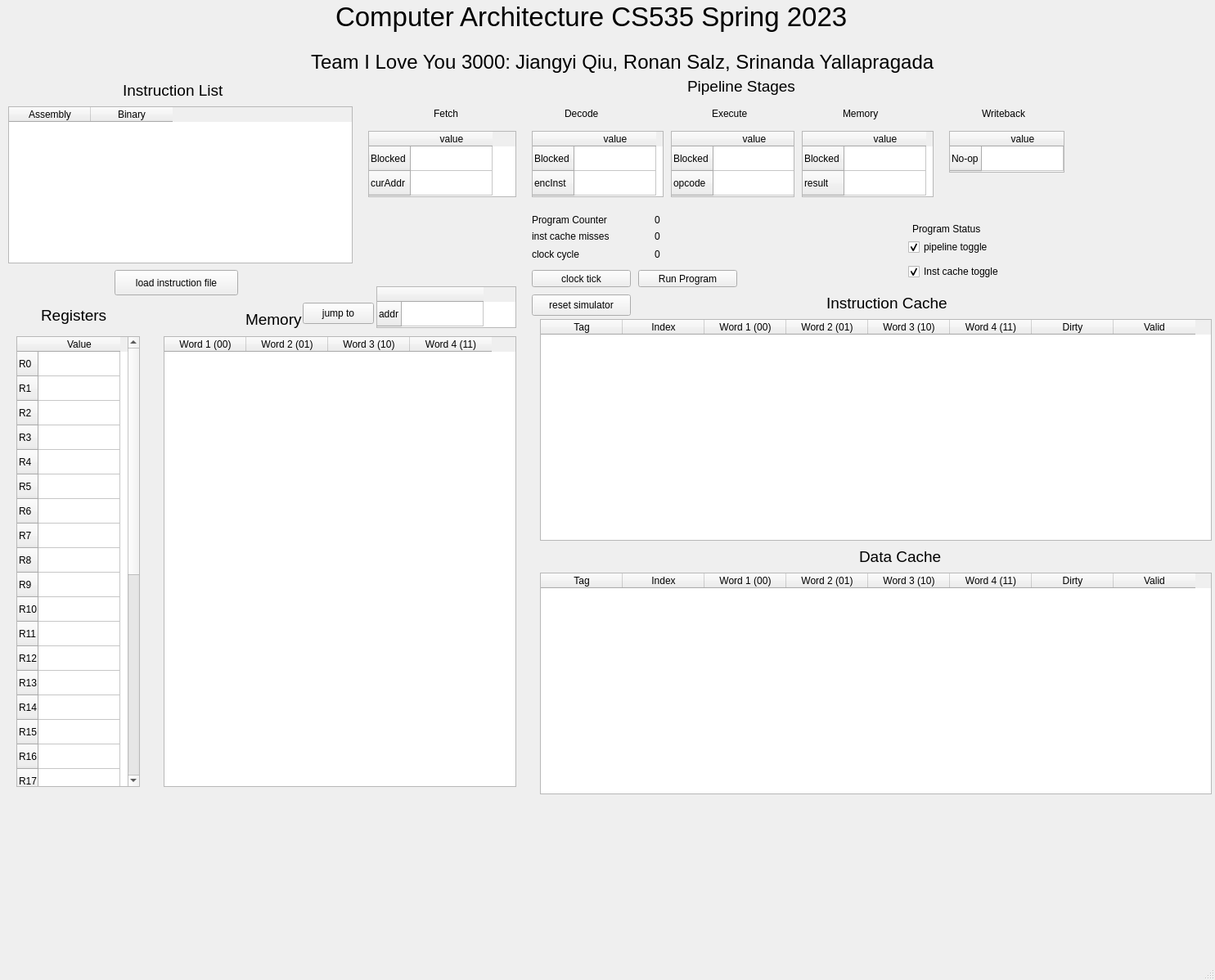
<?xml version="1.0" encoding="UTF-8"?>
<ui version="4.0">
 <class>MainWindow</class>
 <widget class="QMainWindow" name="MainWindow">
  <property name="geometry">
   <rect>
    <x>0</x>
    <y>0</y>
    <width>1485</width>
    <height>1198</height>
   </rect>
  </property>
  <property name="windowTitle">
   <string>MainWindow</string>
  </property>
  <widget class="QWidget" name="centralwidget">
   <widget class="QTableWidget" name="instCacheView">
    <property name="geometry">
     <rect>
      <x>660</x>
      <y>390</y>
      <width>821</width>
      <height>271</height>
     </rect>
    </property>
    <column>
     <property name="text">
      <string>Tag</string>
     </property>
    </column>
    <column>
     <property name="text">
      <string>Index</string>
     </property>
    </column>
    <column>
     <property name="text">
      <string>Word 1 (00)</string>
     </property>
    </column>
    <column>
     <property name="text">
      <string>Word 2 (01)</string>
     </property>
    </column>
    <column>
     <property name="text">
      <string>Word 3 (10)</string>
     </property>
    </column>
    <column>
     <property name="text">
      <string>Word 4 (11)</string>
     </property>
    </column>
    <column>
     <property name="text">
      <string>Dirty</string>
     </property>
    </column>
    <column>
     <property name="text">
      <string>Valid</string>
     </property>
    </column>
   </widget>
   <widget class="QTableWidget" name="memoryView">
    <property name="geometry">
     <rect>
      <x>200</x>
      <y>411</y>
      <width>431</width>
      <height>551</height>
     </rect>
    </property>
    <column>
     <property name="text">
      <string>Word 1 (00)</string>
     </property>
    </column>
    <column>
     <property name="text">
      <string>Word 2 (01)</string>
     </property>
    </column>
    <column>
     <property name="text">
      <string>Word 3 (10)</string>
     </property>
    </column>
    <column>
     <property name="text">
      <string>Word 4 (11)</string>
     </property>
    </column>
   </widget>
   <widget class="QTableWidget" name="registerView">
    <property name="geometry">
     <rect>
      <x>20</x>
      <y>411</y>
      <width>151</width>
      <height>551</height>
     </rect>
    </property>
    <row>
     <property name="text">
      <string>R0</string>
     </property>
    </row>
    <row>
     <property name="text">
      <string>R1</string>
     </property>
    </row>
    <row>
     <property name="text">
      <string>R2</string>
     </property>
    </row>
    <row>
     <property name="text">
      <string>R3</string>
     </property>
    </row>
    <row>
     <property name="text">
      <string>R4</string>
     </property>
    </row>
    <row>
     <property name="text">
      <string>R5</string>
     </property>
    </row>
    <row>
     <property name="text">
      <string>R6</string>
     </property>
    </row>
    <row>
     <property name="text">
      <string>R7</string>
     </property>
    </row>
    <row>
     <property name="text">
      <string>R8</string>
     </property>
    </row>
    <row>
     <property name="text">
      <string>R9</string>
     </property>
    </row>
    <row>
     <property name="text">
      <string>R10</string>
     </property>
    </row>
    <row>
     <property name="text">
      <string>R11</string>
     </property>
    </row>
    <row>
     <property name="text">
      <string>R12</string>
     </property>
    </row>
    <row>
     <property name="text">
      <string>R13</string>
     </property>
    </row>
    <row>
     <property name="text">
      <string>R14</string>
     </property>
    </row>
    <row>
     <property name="text">
      <string>R15</string>
     </property>
    </row>
    <row>
     <property name="text">
      <string>R16</string>
     </property>
    </row>
    <row>
     <property name="text">
      <string>R17</string>
     </property>
    </row>
    <row>
     <property name="text">
      <string>R18</string>
     </property>
    </row>
    <row>
     <property name="text">
      <string>R19</string>
     </property>
    </row>
    <row>
     <property name="text">
      <string>R20</string>
     </property>
    </row>
    <row>
     <property name="text">
      <string>R21</string>
     </property>
    </row>
    <row>
     <property name="text">
      <string>R22</string>
     </property>
    </row>
    <row>
     <property name="text">
      <string>R23</string>
     </property>
    </row>
    <row>
     <property name="text">
      <string>R24</string>
     </property>
    </row>
    <row>
     <property name="text">
      <string>R25</string>
     </property>
    </row>
    <row>
     <property name="text">
      <string>R26</string>
     </property>
    </row>
    <row>
     <property name="text">
      <string>R27</string>
     </property>
    </row>
    <row>
     <property name="text">
      <string>R28</string>
     </property>
    </row>
    <row>
     <property name="text">
      <string>R29</string>
     </property>
    </row>
    <row>
     <property name="text">
      <string>R30</string>
     </property>
    </row>
    <row>
     <property name="text">
      <string>R31</string>
     </property>
    </row>
    <column>
     <property name="text">
      <string>Value</string>
     </property>
    </column>
   </widget>
   <widget class="QTableWidget" name="fetchView">
    <property name="geometry">
     <rect>
      <x>450</x>
      <y>160</y>
      <width>181</width>
      <height>81</height>
     </rect>
    </property>
    <row>
     <property name="text">
      <string>Blocked</string>
     </property>
    </row>
    <row>
     <property name="text">
      <string>curAddr</string>
     </property>
    </row>
    <column>
     <property name="text">
      <string>value</string>
     </property>
    </column>
   </widget>
   <widget class="QTableWidget" name="decodeView">
    <property name="geometry">
     <rect>
      <x>650</x>
      <y>160</y>
      <width>161</width>
      <height>81</height>
     </rect>
    </property>
    <row>
     <property name="text">
      <string>Blocked</string>
     </property>
    </row>
    <row>
     <property name="text">
      <string>encInst</string>
     </property>
    </row>
    <column>
     <property name="text">
      <string>value</string>
     </property>
    </column>
   </widget>
   <widget class="QTableWidget" name="executeView">
    <property name="geometry">
     <rect>
      <x>820</x>
      <y>160</y>
      <width>151</width>
      <height>81</height>
     </rect>
    </property>
    <row>
     <property name="text">
      <string>Blocked</string>
     </property>
    </row>
    <row>
     <property name="text">
      <string>opcode</string>
     </property>
    </row>
    <column>
     <property name="text">
      <string>value</string>
     </property>
    </column>
   </widget>
   <widget class="QTableWidget" name="memoryViewPipeline">
    <property name="geometry">
     <rect>
      <x>980</x>
      <y>160</y>
      <width>161</width>
      <height>81</height>
     </rect>
    </property>
    <row>
     <property name="text">
      <string>Blocked</string>
     </property>
    </row>
    <row>
     <property name="text">
      <string>result</string>
     </property>
    </row>
    <column>
     <property name="text">
      <string>value</string>
     </property>
    </column>
   </widget>
   <widget class="QTableWidget" name="writebackView">
    <property name="geometry">
     <rect>
      <x>1160</x>
      <y>160</y>
      <width>141</width>
      <height>51</height>
     </rect>
    </property>
    <row>
     <property name="text">
      <string>No-op</string>
     </property>
    </row>
    <column>
     <property name="text">
      <string>value</string>
     </property>
    </column>
   </widget>
   <widget class="QLabel" name="clockCycles">
    <property name="geometry">
     <rect>
      <x>800</x>
      <y>300</y>
      <width>51</width>
      <height>21</height>
     </rect>
    </property>
    <property name="text">
     <string>0</string>
    </property>
   </widget>
   <widget class="QPushButton" name="pushButton">
    <property name="geometry">
     <rect>
      <x>650</x>
      <y>330</y>
      <width>121</width>
      <height>21</height>
     </rect>
    </property>
    <property name="text">
     <string>clock tick</string>
    </property>
   </widget>
   <widget class="QTableWidget" name="instructionsView">
    <property name="geometry">
     <rect>
      <x>10</x>
      <y>130</y>
      <width>421</width>
      <height>192</height>
     </rect>
    </property>
    <column>
     <property name="text">
      <string>Assembly</string>
     </property>
    </column>
    <column>
     <property name="text">
      <string>Binary</string>
     </property>
    </column>
   </widget>
   <widget class="QPushButton" name="loadIntructionFile">
    <property name="geometry">
     <rect>
      <x>140</x>
      <y>330</y>
      <width>151</width>
      <height>31</height>
     </rect>
    </property>
    <property name="text">
     <string>load instruction file</string>
    </property>
   </widget>
   <widget class="QLabel" name="label">
    <property name="geometry">
     <rect>
      <x>530</x>
      <y>130</y>
      <width>66</width>
      <height>18</height>
     </rect>
    </property>
    <property name="text">
     <string>Fetch</string>
    </property>
   </widget>
   <widget class="QLabel" name="label_2">
    <property name="geometry">
     <rect>
      <x>690</x>
      <y>130</y>
      <width>66</width>
      <height>18</height>
     </rect>
    </property>
    <property name="text">
     <string>Decode</string>
    </property>
   </widget>
   <widget class="QLabel" name="label_3">
    <property name="geometry">
     <rect>
      <x>870</x>
      <y>130</y>
      <width>66</width>
      <height>18</height>
     </rect>
    </property>
    <property name="text">
     <string>Execute</string>
    </property>
   </widget>
   <widget class="QLabel" name="label_4">
    <property name="geometry">
     <rect>
      <x>1030</x>
      <y>130</y>
      <width>66</width>
      <height>18</height>
     </rect>
    </property>
    <property name="text">
     <string>Memory</string>
    </property>
   </widget>
   <widget class="QLabel" name="label_5">
    <property name="geometry">
     <rect>
      <x>1200</x>
      <y>130</y>
      <width>66</width>
      <height>18</height>
     </rect>
    </property>
    <property name="text">
     <string>Writeback</string>
    </property>
   </widget>
   <widget class="QLabel" name="instCacheHeader">
    <property name="geometry">
     <rect>
      <x>1010</x>
      <y>360</y>
      <width>151</width>
      <height>21</height>
     </rect>
    </property>
    <property name="font">
     <font>
      <pointsize>14</pointsize>
     </font>
    </property>
    <property name="text">
     <string>Instruction Cache</string>
    </property>
   </widget>
   <widget class="QLabel" name="label_7">
    <property name="geometry">
     <rect>
      <x>300</x>
      <y>380</y>
      <width>71</width>
      <height>21</height>
     </rect>
    </property>
    <property name="font">
     <font>
      <pointsize>14</pointsize>
     </font>
    </property>
    <property name="text">
     <string>Memory</string>
    </property>
   </widget>
   <widget class="QLabel" name="label_8">
    <property name="geometry">
     <rect>
      <x>50</x>
      <y>370</y>
      <width>141</width>
      <height>31</height>
     </rect>
    </property>
    <property name="font">
     <font>
      <pointsize>14</pointsize>
     </font>
    </property>
    <property name="text">
     <string>Registers</string>
    </property>
   </widget>
   <widget class="QLabel" name="label_9">
    <property name="geometry">
     <rect>
      <x>650</x>
      <y>300</y>
      <width>91</width>
      <height>21</height>
     </rect>
    </property>
    <property name="text">
     <string>clock cycle</string>
    </property>
   </widget>
   <widget class="QLabel" name="label_10">
    <property name="geometry">
     <rect>
      <x>410</x>
      <y>0</y>
      <width>631</width>
      <height>41</height>
     </rect>
    </property>
    <property name="font">
     <font>
      <pointsize>25</pointsize>
     </font>
    </property>
    <property name="text">
     <string>Computer Architecture CS535 Spring 2023</string>
    </property>
   </widget>
   <widget class="QLabel" name="label_11">
    <property name="geometry">
     <rect>
      <x>380</x>
      <y>60</y>
      <width>291</width>
      <height>31</height>
     </rect>
    </property>
    <property name="font">
     <font>
      <pointsize>18</pointsize>
     </font>
    </property>
    <property name="text">
     <string>Team I Love You 3000:</string>
    </property>
   </widget>
   <widget class="QLabel" name="label_12">
    <property name="geometry">
     <rect>
      <x>630</x>
      <y>60</y>
      <width>531</width>
      <height>31</height>
     </rect>
    </property>
    <property name="font">
     <font>
      <pointsize>18</pointsize>
     </font>
    </property>
    <property name="text">
     <string>Jiangyi Qiu, Ronan Salz, Srinanda Yallapragada</string>
    </property>
   </widget>
   <widget class="QLabel" name="label_13">
    <property name="geometry">
     <rect>
      <x>840</x>
      <y>90</y>
      <width>141</width>
      <height>31</height>
     </rect>
    </property>
    <property name="font">
     <font>
      <pointsize>14</pointsize>
     </font>
    </property>
    <property name="text">
     <string>Pipeline Stages</string>
    </property>
   </widget>
   <widget class="QLabel" name="label_14">
    <property name="geometry">
     <rect>
      <x>150</x>
      <y>100</y>
      <width>141</width>
      <height>21</height>
     </rect>
    </property>
    <property name="font">
     <font>
      <pointsize>14</pointsize>
     </font>
    </property>
    <property name="text">
     <string>Instruction List</string>
    </property>
   </widget>
   <widget class="QLabel" name="label_15">
    <property name="geometry">
     <rect>
      <x>650</x>
      <y>280</y>
      <width>111</width>
      <height>18</height>
     </rect>
    </property>
    <property name="text">
     <string>inst cache misses</string>
    </property>
   </widget>
   <widget class="QLabel" name="label_16">
    <property name="geometry">
     <rect>
      <x>800</x>
      <y>280</y>
      <width>66</width>
      <height>18</height>
     </rect>
    </property>
    <property name="text">
     <string>0</string>
    </property>
   </widget>
   <widget class="QLabel" name="label_17">
    <property name="geometry">
     <rect>
      <x>650</x>
      <y>260</y>
      <width>131</width>
      <height>18</height>
     </rect>
    </property>
    <property name="text">
     <string>Program Counter</string>
    </property>
   </widget>
   <widget class="QLabel" name="label_18">
    <property name="geometry">
     <rect>
      <x>800</x>
      <y>260</y>
      <width>66</width>
      <height>18</height>
     </rect>
    </property>
    <property name="text">
     <string>0</string>
    </property>
   </widget>
   <widget class="QTableWidget" name="inputForJumpTo">
    <property name="geometry">
     <rect>
      <x>460</x>
      <y>350</y>
      <width>171</width>
      <height>51</height>
     </rect>
    </property>
    <row>
     <property name="text">
      <string>addr</string>
     </property>
    </row>
    <column>
     <property name="text">
      <string/>
     </property>
    </column>
   </widget>
   <widget class="QPushButton" name="jumpToMemLoc">
    <property name="geometry">
     <rect>
      <x>370</x>
      <y>370</y>
      <width>87</width>
      <height>26</height>
     </rect>
    </property>
    <property name="text">
     <string>jump to</string>
    </property>
   </widget>
   <widget class="QLabel" name="label_19">
    <property name="geometry">
     <rect>
      <x>1115</x>
      <y>270</y>
      <width>111</width>
      <height>20</height>
     </rect>
    </property>
    <property name="text">
     <string>Program Status</string>
    </property>
   </widget>
   <widget class="QLabel" name="runningStatus">
    <property name="geometry">
     <rect>
      <x>1230</x>
      <y>270</y>
      <width>66</width>
      <height>18</height>
     </rect>
    </property>
    <property name="text">
     <string/>
    </property>
   </widget>
   <widget class="QPushButton" name="runProgram">
    <property name="geometry">
     <rect>
      <x>780</x>
      <y>330</y>
      <width>121</width>
      <height>21</height>
     </rect>
    </property>
    <property name="text">
     <string>Run Program</string>
    </property>
   </widget>
   <widget class="QCheckBox" name="pipeLineEnableCheckBox">
    <property name="geometry">
     <rect>
      <x>1110</x>
      <y>290</y>
      <width>121</width>
      <height>24</height>
     </rect>
    </property>
    <property name="text">
     <string>pipeline toggle</string>
    </property>
    <property name="checked">
     <bool>true</bool>
    </property>
   </widget>
   <widget class="QCheckBox" name="checkBox">
    <property name="geometry">
     <rect>
      <x>1110</x>
      <y>320</y>
      <width>111</width>
      <height>24</height>
     </rect>
    </property>
    <property name="text">
     <string>Inst cache toggle</string>
    </property>
    <property name="checked">
     <bool>true</bool>
    </property>
   </widget>
   <widget class="QPushButton" name="resetSimulatorButton">
    <property name="geometry">
     <rect>
      <x>650</x>
      <y>360</y>
      <width>121</width>
      <height>26</height>
     </rect>
    </property>
    <property name="text">
     <string>reset simulator</string>
    </property>
   </widget>
   <widget class="QTableWidget" name="dataCacheView">
    <property name="geometry">
     <rect>
      <x>660</x>
      <y>700</y>
      <width>821</width>
      <height>271</height>
     </rect>
    </property>
    <column>
     <property name="text">
      <string>Tag</string>
     </property>
    </column>
    <column>
     <property name="text">
      <string>Index</string>
     </property>
    </column>
    <column>
     <property name="text">
      <string>Word 1 (00)</string>
     </property>
    </column>
    <column>
     <property name="text">
      <string>Word 2 (01)</string>
     </property>
    </column>
    <column>
     <property name="text">
      <string>Word 3 (10)</string>
     </property>
    </column>
    <column>
     <property name="text">
      <string>Word 4 (11)</string>
     </property>
    </column>
    <column>
     <property name="text">
      <string>Dirty</string>
     </property>
    </column>
    <column>
     <property name="text">
      <string>Valid</string>
     </property>
    </column>
   </widget>
   <widget class="QLabel" name="dataCacheHeader">
    <property name="geometry">
     <rect>
      <x>1050</x>
      <y>670</y>
      <width>121</width>
      <height>21</height>
     </rect>
    </property>
    <property name="font">
     <font>
      <pointsize>14</pointsize>
     </font>
    </property>
    <property name="text">
     <string>Data Cache</string>
    </property>
   </widget>
  </widget>
  <widget class="QMenuBar" name="menubar">
   <property name="geometry">
    <rect>
     <x>0</x>
     <y>0</y>
     <width>1485</width>
     <height>23</height>
    </rect>
   </property>
  </widget>
  <widget class="QStatusBar" name="statusbar"/>
 </widget>
 <resources/>
 <connections/>
</ui>
